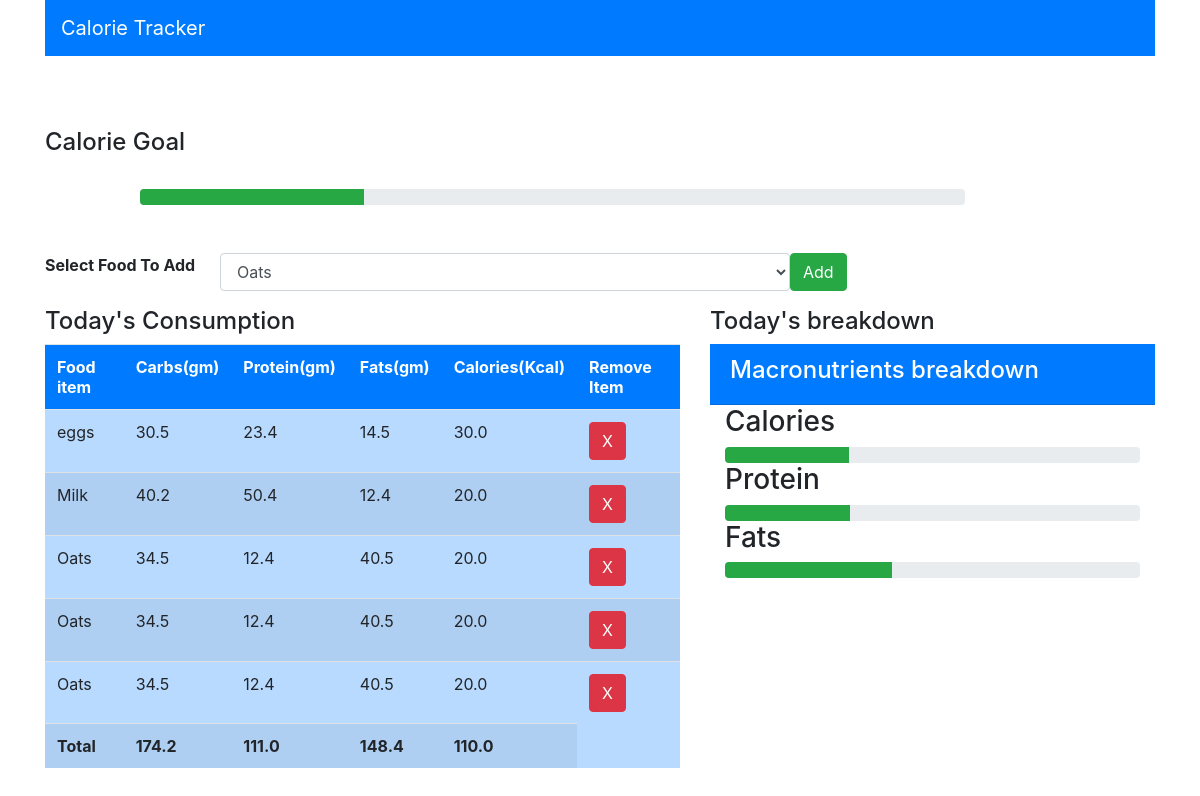
The app's page /tracker (signed in) with its own data.
### diettracker/models.py (models this page shows, shortened)
class Consume(models.Model):
   user=models.ForeignKey(User,on_delete=models.CASCADE)
   food_consumed=models.ForeignKey(Food,on_delete=models.CASCADE)

class Food(models.Model):
   foodname=models.CharField(max_length=40)
   carbs=models.FloatField()
   protein=models.FloatField()
   fats=models.FloatField()
   calorie=models.FloatField()

### diettracker/views.py (the view)
# urls.py: path("tracker",views.tracker,name="tracker"),
def tracker(request):
    foods=Food.objects.all()
    if request.method=="POST":
        food=request.POST['food_consumed']
        consume = Food.objects.get(foodname=food)
        user = request.user
        consume = Consume(user=user,food_consumed=consume)
        consume.save()
    consumed_food = Consume.objects.filter(user=request.user)
    protein=0
    carbs=0
    calories=0
    fats=0
    total=0
    for food in consumed_food:
        protein=round(food.food_consumed.protein+protein,2)
        fats=round(food.food_consumed.fats+fats,2)
        carbs=round(food.food_consumed.carbs+carbs,2)
        calories=round(food.food_consumed.calorie+calories,2)
    total=protein+fats+calories
    dailygoal=(protein+fats+carbs+calories)/2000*100
    fats_percentage=fats/total*100
    protein_percentage=protein/total*100
    calories_percentage=calories/total*100
    breakdown={
        "Fats":fats_percentage,
        "Protein":protein_percentage,
        "Calories":calories_percentage
    }
    return render(request,"diettracker/tracker.html",{
        "foods":foods,
        'consumed_food':consumed_food,
        'protein':protein,
        "carbs":carbs,
        "fats":fats,
        "calories":calories,
        "dailygoal":dailygoal,
        "breakdown":breakdown,
        "calories_percentage":calories_percentage,
        'fats_percentage':fats_percentage,
        'protein_percentage':protein_percentage
    })

### diettracker/templates/diettracker/tracker.html (shortened to what this page needs)
<html>
    <head>
        <link rel="stylesheet" href="https://maxcdn.bootstrapcdn.com/bootstrap/4.0.0/css/bootstrap.min.css">
    </head>
    <body>
        <div class="container">
            <div class="row">
                <div class="col-md-12">
                    <nav class="navbar navbar-dark bg-primary">
                        <span class="navbar-brand">Calorie Tracker</span>
                    </nav>
                </div>
            </div>
            <br><br><br>
            <h4>Calorie Goal</h4>
            <br>
            <div class="row">
                <div class="col-md-9 offset-1">
                    <div class="progress">
                            <div class="progress-bar bg-success" role="progressbar" style="width: {{dailygoal}}%" aria-valuenow="0" aria-valuemin="0" aria-valuemax="0"></div>
                    </div>
                </div>
            </div>
            <br><br>
            <div class="row">
                <div class="col-md-12">
                        <form method="POST">
                            <div class="form-group row">
                                <label class="col-md-2">
                                    <b>Select Food To Add </b>
                                </label>
                                <select class="col-md-6 form-control" name="food_consumed" id="food_consumed">
                                        {% for food in foods %}
                                            <option value="{{food.foodname}}">{{food.foodname}}</option>
                                        {% endfor %}
                                </select>
                                <button class="btn btn-success" type="submit">Add</button>
                            </div>
                        </form>
                </div>
            </div>
            <div class="row">
                <div class="col-md-7">
                    <div>
                        <h4> Today's Consumption</h4>
                    </div>
                    <table id="table" class="table table-striped table-primary">
                        <tr class="bg-primary text-white">
                            <th>Food item</th>
                            <th>Carbs(gm)</th>
                            <th>Protein(gm)</th>
                            <th>Fats(gm)</th>
                            <th>Calories(Kcal)</th>
                            <th>Remove Item</th>
                        </tr>
                            {% for c in consumed_food %}
                                <tr>
                                    <td>{{c.food_consumed.foodname}}</td>
                                    <td>{{c.food_consumed.carbs}}</td>
                                    <td>{{c.food_consumed.protein}}</td>
                                    <td>{{c.food_consumed.fats}}</td>
                                    <td>{{c.food_consumed.calorie}}</td>
                                    <td><a class="btn btn-danger" href="{% url 'delete' c.id %}">X</a></td>
                                </tr>
                            {% endfor %}
                                <tr>
                                    <td ><b>Total</b></td>
                                    <td ><b>{{carbs}}</b></td>
                                    <td ><b>{{protein}}</b></td>
                                    <td ><b>{{fats}}</b></td>
                                    <td ><b>{{calories}}</b></td>
                                </tr>
                    </table>
                </div>
                <div class="col-md-5 ">
                    <div class="">
                        <h4>Today's breakdown</h4>
                    </div>
                    <div class="card-header text-white bg-primary">
                        <h4>Macronutrients breakdown</h4>
                    </div>
                    <div class="col-md-12">
                        <h3>Calories</h3>
                        <div class="progress">
                        <div class="progress-bar bg-success" role="progressbar" style="width: {{calories_percentage}}%" aria-valuenow="0" aria-valuemin="0" aria-valuemax="0"></div>
                        </div>
                        <h3>Protein</h3>
                        <div class="progress">
                        <div class="progress-bar bg-success" role="progressbar" style="width: {{protein_percentage}}%" aria-valuenow="0" aria-valuemin="0" aria-valuemax="0"></div>
                        </div>
                        <h3>Fats</h3>
                        <div class="progress">
                        <div class="progress-bar bg-success" role="progressbar" style="width: {{fats_percentage}}%" aria-valuenow="0" aria-valuemin="0" aria-valuemax="0"></div>
                        </div>
                    </div>
                </div>
            </div>
        </div>
    </body>

### records on screen
Consume: food_consumed.foodname "eggs", food_consumed.carbs "30.5", food_consumed.protein "23.4", food_consumed.fats "14.5", food_consumed.calorie "30.0"
Consume: food_consumed.foodname "Milk", food_consumed.carbs "40.2", food_consumed.protein "50.4", food_consumed.fats "12.4", food_consumed.calorie "20.0"
Consume: food_consumed.foodname "Oats", food_consumed.carbs "34.5", food_consumed.protein "12.4", food_consumed.fats "40.5", food_consumed.calorie "20.0"
Consume: food_consumed.foodname "Oats", food_consumed.carbs "34.5", food_consumed.protein "12.4", food_consumed.fats "40.5", food_consumed.calorie "20.0"
Consume: food_consumed.foodname "Oats", food_consumed.carbs "34.5", food_consumed.protein "12.4", food_consumed.fats "40.5", food_consumed.calorie "20.0"

### other values on screen
{{ carbs }} "174.2"
{{ protein }} "111.0"
{{ fats }} "148.4"
{{ calories }} "110.0"
form field food_consumed "Oats"
